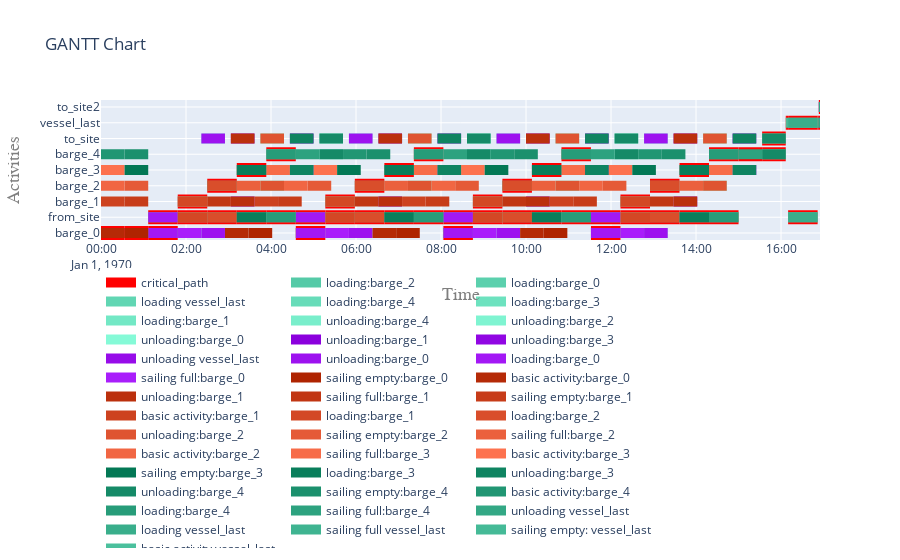

Source (notebook cell):
### Code cell
plot.get_gantt_chart(simulation_data_out['object_list'],
                     critical_path_dataframe=critical_df,
                     id_map=simulation_data_out['activity_list'])
